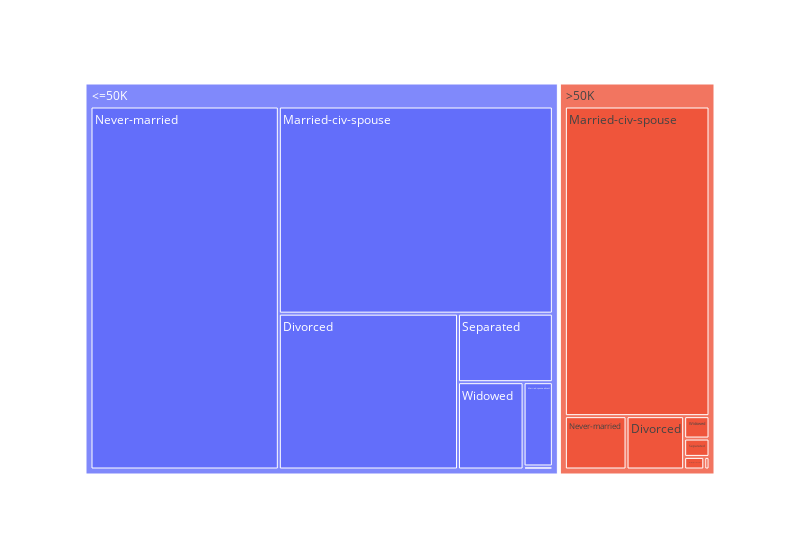

This figure's notebook cell:
### Markdown cell above
Marital-status vs. class (income)

### Code cell
fig = px.treemap(adults.groupby(['marital-status', 'class'])['class'].count().reset_index(name="count"), path=['class', 'marital-status'], values='count')
fig.update_layout(width=800)
fig.show()

### Figure 1 — Plotly figure (JSON) as saved in the notebook; plotly's stock layout.template omitted (floating-point values rounded to 4 significant figures)
{"data": [{"branchvalues": "total", "domain": {"x": [0, 1], "y": [0, 1]}, "hovertemplate": "labels=%{label}<br>count=%{value}<br>parent=%{parent}<br>id=%{id}<extra></extra>", "ids": ["<=50K/Divorced", ">50K/Divorced", "<=50K/Married-AF-spouse", ">50K/Married-AF-spouse", "<=50K/Married-civ-spouse", ">50K/Married-civ-spouse", "<=50K/Married-spouse-absent", ">50K/Married-spouse-absent", "<=50K/Never-married", ">50K/Never-married", "<=50K/Separated", ">50K/Separated", "<=50K/Widowed", ">50K/Widowed", "<=50K", ">50K"], "labels": ["Divorced", "Divorced", "Married-AF-spouse", "Married-AF-spouse", "Married-civ-spouse", "Married-civ-spouse", "Married-spouse-absent", "Married-spouse-absent", "Never-married", "Never-married", "Separated", "Separated", "Widowed", "Widowed", "<=50K", ">50K"], "name": "", "parents": ["<=50K", ">50K", "<=50K", ">50K", "<=50K", ">50K", "<=50K", ">50K", "<=50K", ">50K", "<=50K", ">50K", "<=50K", ">50K", "", ""], "type": "treemap", "values": [5635, 655, 18, 14, 11457, 9541, 498, 54, 13798, 701, 1312, 99, 1156, 121, 33874, 11185]}], "layout": {"legend": {"tracegroupgap": 0}, "margin": {"t": 60}, "width": 800}}
